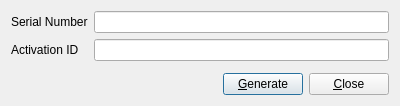
<?xml version="1.0" encoding="UTF-8"?>
<ui version="4.0">
 <class>Dialog</class>
 <widget class="QDialog" name="Dialog">
  <property name="geometry">
   <rect>
    <x>0</x>
    <y>0</y>
    <width>400</width>
    <height>106</height>
   </rect>
  </property>
  <property name="minimumSize">
   <size>
    <width>400</width>
    <height>0</height>
   </size>
  </property>
  <property name="windowTitle">
   <string>Dialog</string>
  </property>
  <layout class="QVBoxLayout" name="verticalLayout">
   <item>
    <layout class="QFormLayout" name="formLayout">
     <item row="0" column="0">
      <widget class="QLabel" name="label">
       <property name="text">
        <string>Serial Number</string>
       </property>
       <property name="buddy">
        <cstring>snEdit</cstring>
       </property>
      </widget>
     </item>
     <item row="0" column="1">
      <widget class="QLineEdit" name="snEdit">
       <property name="maxLength">
        <number>100</number>
       </property>
      </widget>
     </item>
     <item row="1" column="0">
      <widget class="QLabel" name="label_2">
       <property name="text">
        <string>Activation ID</string>
       </property>
       <property name="buddy">
        <cstring>keyEdit</cstring>
       </property>
      </widget>
     </item>
     <item row="1" column="1">
      <widget class="QLineEdit" name="keyEdit">
       <property name="readOnly">
        <bool>true</bool>
       </property>
      </widget>
     </item>
    </layout>
   </item>
   <item>
    <layout class="QHBoxLayout" name="horizontalLayout">
     <item>
      <spacer name="horizontalSpacer">
       <property name="orientation">
        <enum>Qt::Horizontal</enum>
       </property>
       <property name="sizeHint" stdset="0">
        <size>
         <width>40</width>
         <height>20</height>
        </size>
       </property>
      </spacer>
     </item>
     <item>
      <widget class="QPushButton" name="okButton">
       <property name="text">
        <string>&amp;Generate</string>
       </property>
      </widget>
     </item>
     <item>
      <widget class="QPushButton" name="closeButton">
       <property name="text">
        <string>&amp;Close</string>
       </property>
      </widget>
     </item>
    </layout>
   </item>
  </layout>
 </widget>
 <resources/>
 <connections/>
</ui>
